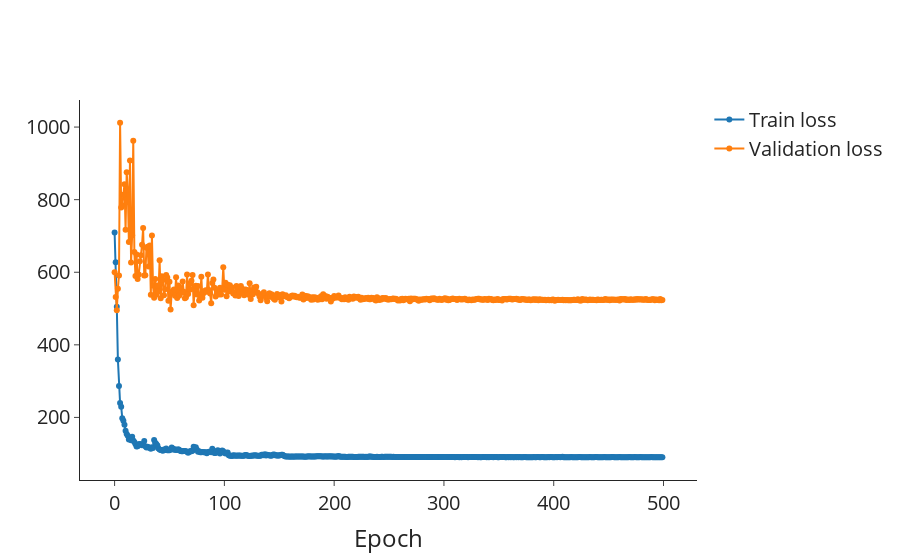

Notebook code for this chart:
### Markdown cell above
## Loss

### Code cell
lr_val = go.Scatter(
    x=df_lr_epochs_first.index,
    y=df_lr_epochs_first["val/loss/shg_tensor_full"],
    mode="lines+markers",
    name="Validation loss",
    showlegend=True,
)
lr_train = go.Scatter(
    x=df_lr_epochs_second.index,
    y=df_lr_epochs_second["train/loss/shg_tensor_full"],
    mode="lines+markers",
    name="Train loss",
    showlegend=True,
)

# Layout
layout = go.Layout(
    # title=dict(text='Scatter Plot'),
    xaxis=dict(title="Epoch"),
    # yaxis=dict(title='<i>d&#770;</i><sub>KP</sub> (pm/V)', range=[-5,180]),
    # legend=dict(font=dict(size=12)),
)

# Create figure
fig = go.Figure(data=[lr_train, lr_val], layout=layout)

fig.update_layout(
    autosize=True,
    font_size=20,
    # width=600,
    # height=600,
    # plot_bgcolor="white",
    template="simple_white",
)
fig.update_layout(
    xaxis=dict(
        # tickmode = 'array',
        # tickvals = [1, 2,3,4,5,6,7,8],
        # ticktext = ['One', 'Three', 'Five', 'Seven', 'Nine', 'Eleven']
        showgrid=False,
    ),
    yaxis=dict(
        # tickmode = 'array',
        # tickvals = [1, 2,3,4,5,6,7,8],
        # ticktext = ['One', 'Three', 'Five', 'Seven', 'Nine', 'Eleven']
        showgrid=False,
    ),
)

# Show figure
fig.show()

### Figure 1 — Plotly figure (JSON) as saved in the notebook; plotly's stock layout.template omitted (floating-point values rounded to 4 significant figures; data arrays with more than 128 entries replaced by an {"elided": "..."} marker saying what was removed)
{"data": [{"mode": "lines+markers", "name": "Train loss", "showlegend": true, "type": "scatter", "x": {"elided": "500 int values"}, "y": {"elided": "500 float values"}}, {"mode": "lines+markers", "name": "Validation loss", "showlegend": true, "type": "scatter", "x": {"elided": "500 int values"}, "y": {"elided": "500 float values"}}], "layout": {"autosize": true, "font": {"size": 20}, "xaxis": {"showgrid": false, "title": {"text": "Epoch"}}, "yaxis": {"showgrid": false}}}
